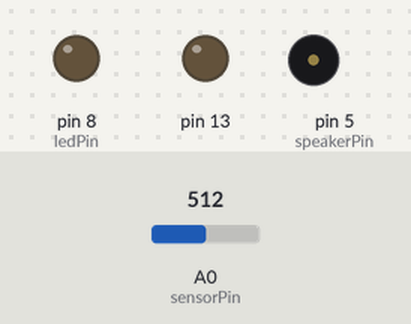
Simulated run of this sketch. Board: Arduino Uno, built with avr-gcc and run on an emulated ATmega328P. On the bench: output pins drawn as LEDs (lit = HIGH), buzzer (waves = sounding). Inputs (shaded band) come from the test bench; at power-on: A0 (sensorPin) = 512.

Above: at 5.5 s.
Timing chart, 0 to 8.0 s (numbered marks = the images above):
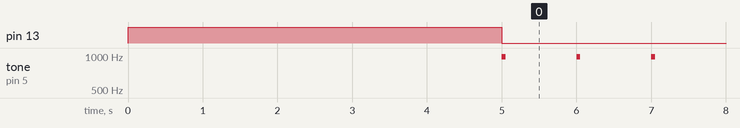

The sketch:

pitches2.ino
```cpp
/* Project Title: 1Button3Leds
 Katie Ballinger
 DIGF 2B03 Physical Computing
 OCAD University
 Created on Mar 3rd/2014

 Based on:
 Calibration, Public Domain, http://arduino.cc/en/Tutorial/Calibration
 ToneOutput, Tom Igoe, http://itp.nyu.edu/physcomp/Labs/ToneOutput
*/

#include "pitches.h"

// These constants won't change:
const int sensorPin = A0;    // pin that the sensor is attached to
const int ledPin = 8;        // pin that the LED is attached to
const int threshold = 10;      // minimum reading of the sensors that generates a note
const int speakerPin = 5;      // pin number for the speaker
const int noteDuration = 20;   // play notes for 20 ms


// variables:
int sensorValue = 0;         // the sensor value
int sensorMin = 1023;        // minimum sensor value
int sensorMax = 0;           // maximum sensor value
int beep = 0;                // beep delay value

void setup() {
  // turn on LED to signal the start of the calibration period:
  pinMode(13, OUTPUT);
  digitalWrite(13, HIGH);

  // calibrate during the first five seconds
  while (millis() < 5000) {
    sensorValue = analogRead(sensorPin);

    // record the maximum sensor value
    if (sensorValue > sensorMax) {
      sensorMax = sensorValue;
    }

    // record the minimum sensor value
    if (sensorValue < sensorMin) {
      sensorMin = sensorValue;
    }
  }

  // signal the end of the calibration period
  digitalWrite(13, LOW);
}

void loop() {
  // read the sensor:
  sensorValue = analogRead(sensorPin);

  // apply the calibration to the sensor reading
  sensorValue = map(sensorValue, sensorMin, sensorMax, 0, 255);

  // in case the sensor value is outside the range seen during calibration
  sensorValue = constrain(sensorValue, 0, 255);

  // fade the LED using the calibrated value:
  analogWrite(ledPin, sensorValue);

  beep = map(sensorValue, 0, 255, 1000, 100);

  tone(speakerPin, NOTE_B5, 50);
        delay(beep);
}
```

pitches.h
```cpp
/*************************************************
* Public Constants
*************************************************/

/*************************************************
* Public Constants
*************************************************/

 #define NOTE_B0  31
 #define NOTE_C1  33
 #define NOTE_CS1 35
 #define NOTE_D1  37
 #define NOTE_DS1 39
 #define NOTE_E1  41
 #define NOTE_F1  44
 #define NOTE_FS1 46
 #define NOTE_G1  49
 #define NOTE_GS1 52
 #define NOTE_A1  55
 #define NOTE_AS1 58
 #define NOTE_B1  62
 #define NOTE_C2  65
 #define NOTE_CS2 69
 #define NOTE_D2  73
 #define NOTE_DS2 78
 #define NOTE_E2  82
 #define NOTE_F2  87
 #define NOTE_FS2 93
 #define NOTE_G2  98
 #define NOTE_GS2 104
 #define NOTE_A2  110
 #define NOTE_AS2 117
 #define NOTE_B2  123
 #define NOTE_C3  131
 #define NOTE_CS3 139
 #define NOTE_D3  147
 #define NOTE_DS3 156
 #define NOTE_E3  165
 #define NOTE_F3  175
 #define NOTE_FS3 185
 #define NOTE_G3  196
 #define NOTE_GS3 208
 #define NOTE_A3  220
 #define NOTE_AS3 233
 #define NOTE_B3  247
 #define NOTE_C4  262
 #define NOTE_CS4 277
 #define NOTE_D4  294
 #define NOTE_DS4 311
 #define NOTE_E4  330
 #define NOTE_F4  349
 #define NOTE_FS4 370
 #define NOTE_G4  392
 #define NOTE_GS4 415
 #define NOTE_A4  440
 #define NOTE_AS4 466
 #define NOTE_B4  494
 #define NOTE_C5  523
 #define NOTE_CS5 554
 #define NOTE_D5  587
 #define NOTE_DS5 622
 #define NOTE_E5  659
 #define NOTE_F5  698
 #define NOTE_FS5 740
 #define NOTE_G5  784
 #define NOTE_GS5 831
 #define NOTE_A5  880
 #define NOTE_AS5 932
 #define NOTE_B5  988
 #define NOTE_C6  1047
 #define NOTE_CS6 1109
 #define NOTE_D6  1175
 #define NOTE_DS6 1245
 #define NOTE_E6  1319
 #define NOTE_F6  1397
 #define NOTE_FS6 1480
 #define NOTE_G6  1568
 #define NOTE_GS6 1661
 #define NOTE_A6  1760
 #define NOTE_AS6 1865
 #define NOTE_B6  1976
 #define NOTE_C7  2093
 #define NOTE_CS7 2217
 #define NOTE_D7  2349
 #define NOTE_DS7 2489
 #define NOTE_E7  2637
 #define NOTE_F7  2794
 #define NOTE_FS7 2960
 #define NOTE_G7  3136
 #define NOTE_GS7 3322
 #define NOTE_A7  3520
 #define NOTE_AS7 3729
 #define NOTE_B7  3951
 #define NOTE_C8  4186
 #define NOTE_CS8 4435
 #define NOTE_D8  4699
 #define NOTE_DS8 4978
```

Measured:
- by itself, tone on pin 5 (speakerPin): alternates 988 Hz for 0.05 s and silent for 0.95 s
